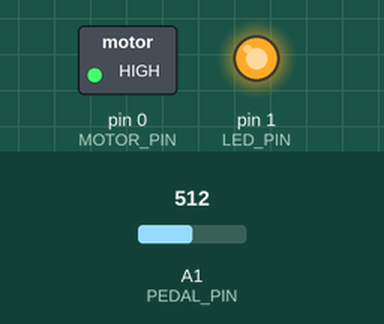
The sketch below on a simulated Arduino Uno, built with avr-gcc and run on an emulated ATmega328P. Parts: switched loads named in the sketch (green lamp = pin HIGH), output pins drawn as LEDs (lit = HIGH). Inputs (shaded band) come from the test bench; at power-on: A1 (PEDAL_PIN) = 512.

Above: at 1.2 s.
1.3 s: A1 (PEDAL_PIN) set to 135
2.8 s: A1 (PEDAL_PIN) set to 119
At 3.5 s:
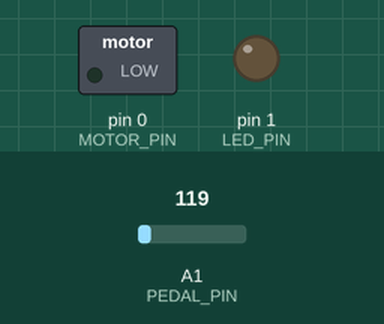
4.3 s: A1 (PEDAL_PIN) set to 306
At 4.7 s:
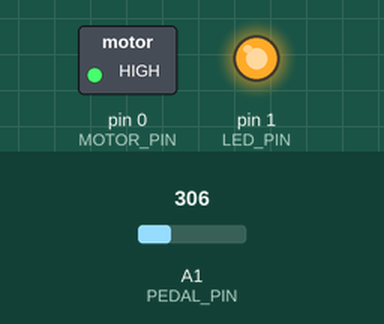
5.8 s: A1 (PEDAL_PIN) set to 122
At 7.0 s:
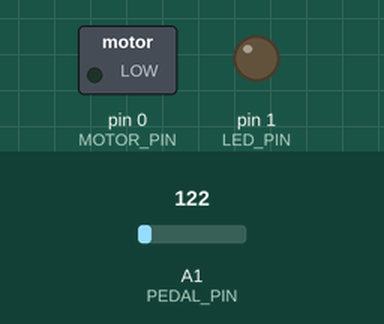
Timing chart, 0 to 8.3 s (numbered marks = the images above; inputs shaded):
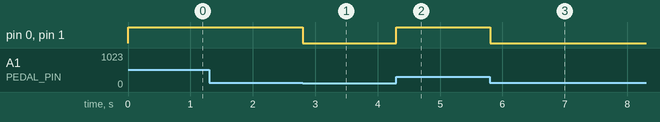

Measured:
- the behaviour switches between 128 and 127 on A1 (PEDAL_PIN) (found by bisection; images 0 and 1)
- after the input at 1.3 s, every drawn part: stays the same
- after the input at 2.8 s, pin 0 (MOTOR_PIN), pin 1 (LED_PIN): HIGH → LOW at once
- after the input at 4.3 s, pin 0 (MOTOR_PIN), pin 1 (LED_PIN): LOW → HIGH at once
- after the input at 5.8 s, pin 0 (MOTOR_PIN), pin 1 (LED_PIN): HIGH → LOW at once

The sketch:

pedal_read.ino
```cpp
int MOTOR_PIN = 0;
int LED_PIN = 1;
int PEDAL_PIN = A1;

void setup(){

  pinMode (LED_PIN, OUTPUT);
  pinMode (PEDAL_PIN, INPUT);

  }

 void loop(){

  int pedal_value = analogRead(PEDAL_PIN);

  delay (1);

  analogWrite(LED_PIN, pedal_value);
  analogWrite(MOTOR_PIN, pedal_value);

  }
```
